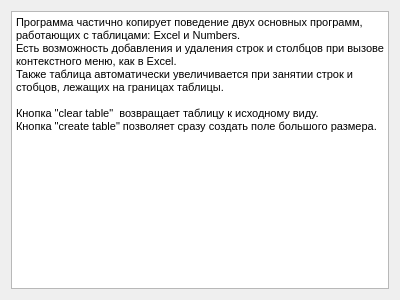
<?xml version="1.0" encoding="UTF-8"?>
<ui version="4.0">
 <class>Manual</class>
 <widget class="QWidget" name="Manual">
  <property name="geometry">
   <rect>
    <x>0</x>
    <y>0</y>
    <width>400</width>
    <height>300</height>
   </rect>
  </property>
  <property name="windowTitle">
   <string>Manual</string>
  </property>
  <layout class="QVBoxLayout" name="verticalLayout">
   <item>
    <widget class="QTextEdit" name="textEdit">
     <property name="readOnly">
      <bool>true</bool>
     </property>
     <property name="html">
      <string>&lt;!DOCTYPE HTML PUBLIC &quot;-//W3C//DTD HTML 4.0//EN&quot; &quot;http://www.w3.org/TR/REC-html40/strict.dtd&quot;&gt;
&lt;html&gt;&lt;head&gt;&lt;meta name=&quot;qrichtext&quot; content=&quot;1&quot; /&gt;&lt;style type=&quot;text/css&quot;&gt;
p, li { white-space: pre-wrap; }
&lt;/style&gt;&lt;/head&gt;&lt;body style=&quot; font-family:'MS Shell Dlg 2'; font-size:8.25pt; font-weight:400; font-style:normal;&quot;&gt;
&lt;p style=&quot; margin-top:0px; margin-bottom:0px; margin-left:0px; margin-right:0px; -qt-block-indent:0; text-indent:0px;&quot;&gt;&lt;span style=&quot; font-family:'MS Shell Dlg 2';&quot;&gt;Программа частично копирует поведение двух основных программ, работающих с таблицами: Excel и Numbers. &lt;/span&gt;&lt;/p&gt;
&lt;p style=&quot; margin-top:0px; margin-bottom:0px; margin-left:0px; margin-right:0px; -qt-block-indent:0; text-indent:0px;&quot;&gt;&lt;span style=&quot; font-family:'MS Shell Dlg 2';&quot;&gt;Есть возможность добавления и удаления строк и столбцов при вызове контекстного меню, как в Excel.&lt;/span&gt;&lt;/p&gt;
&lt;p style=&quot; margin-top:0px; margin-bottom:0px; margin-left:0px; margin-right:0px; -qt-block-indent:0; text-indent:0px;&quot;&gt;&lt;span style=&quot; font-family:'MS Shell Dlg 2';&quot;&gt;Также таблица автоматически увеличивается при занятии строк и стобцов, лежащих на границах таблицы.&lt;/span&gt;&lt;/p&gt;
&lt;p style=&quot;-qt-paragraph-type:empty; margin-top:0px; margin-bottom:0px; margin-left:0px; margin-right:0px; -qt-block-indent:0; text-indent:0px; font-family:'MS Shell Dlg 2';&quot;&gt;&lt;br /&gt;&lt;/p&gt;
&lt;p style=&quot; margin-top:0px; margin-bottom:0px; margin-left:0px; margin-right:0px; -qt-block-indent:0; text-indent:0px;&quot;&gt;&lt;span style=&quot; font-family:'MS Shell Dlg 2';&quot;&gt;Кнопка &amp;quot;clear table&amp;quot;  возвращает таблицу к исходному виду. &lt;/span&gt;&lt;/p&gt;
&lt;p style=&quot; margin-top:0px; margin-bottom:0px; margin-left:0px; margin-right:0px; -qt-block-indent:0; text-indent:0px;&quot;&gt;&lt;span style=&quot; font-family:'MS Shell Dlg 2';&quot;&gt;Кнопка &amp;quot;create table&amp;quot; позволяет сразу создать поле большого размера.&lt;/span&gt;&lt;/p&gt;&lt;/body&gt;&lt;/html&gt;</string>
     </property>
    </widget>
   </item>
  </layout>
 </widget>
 <resources/>
 <connections/>
</ui>
